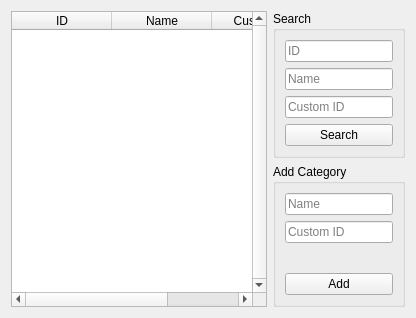
              <widget class="QWidget" name="cats_tab">
               <attribute name="title">
                <string>Categories</string>
               </attribute>
               <layout class="QHBoxLayout" name="horizontalLayout_25">
                <item>
                 <widget class="QTableWidget" name="cats_table">
                  <property name="verticalScrollBarPolicy">
                   <enum>Qt::ScrollBarAlwaysOn</enum>
                  </property>
                  <property name="selectionMode">
                   <enum>QAbstractItemView::SingleSelection</enum>
                  </property>
                  <property name="selectionBehavior">
                   <enum>QAbstractItemView::SelectRows</enum>
                  </property>
                  <property name="verticalScrollMode">
                   <enum>QAbstractItemView::ScrollPerItem</enum>
                  </property>
                  <column>
                   <property name="text">
                    <string>ID</string>
                   </property>
                  </column>
                  <column>
                   <property name="text">
                    <string>Name</string>
                   </property>
                  </column>
                  <column>
                   <property name="text">
                    <string>Custom ID</string>
                   </property>
                  </column>
                 </widget>
                </item>
                <item>
                 <layout class="QVBoxLayout" name="verticalLayout_22">
                  <item>
                   <widget class="QGroupBox" name="groupBox_8">
                    <property name="title">
                     <string>Search</string>
                    </property>
                    <layout class="QVBoxLayout" name="verticalLayout_21">
                     <item>
                      <widget class="QLineEdit" name="cat_search_id">
                       <property name="placeholderText">
                        <string>ID</string>
                       </property>
                      </widget>
                     </item>
                     <item>
                      <widget class="QLineEdit" name="cat_search_name">
                       <property name="placeholderText">
                        <string>Name</string>
                       </property>
                      </widget>
                     </item>
                     <item>
                      <widget class="QLineEdit" name="cat_search_custom_id">
                       <property name="placeholderText">
                        <string>Custom ID</string>
                       </property>
                      </widget>
                     </item>
                     <item>
                      <widget class="QPushButton" name="cat_search_btn">
                       <property name="text">
                        <string>Search</string>
                       </property>
                       <property name="autoDefault">
                        <bool>true</bool>
                       </property>
                      </widget>
                     </item>
                    </layout>
                   </widget>
                  </item>
                  <item>
                   <widget class="QGroupBox" name="groupBox_12">
                    <property name="title">
                     <string>Add Category</string>
                    </property>
                    <layout class="QVBoxLayout" name="verticalLayout_20">
                     <item>
                      <widget class="QLineEdit" name="cat_add_name">
                       <property name="placeholderText">
                        <string>Name</string>
                       </property>
                      </widget>
                     </item>
                     <item>
                      <widget class="QLineEdit" name="cat_add_custom_id">
                       <property name="placeholderText">
                        <string>Custom ID</string>
                       </property>
                      </widget>
                     </item>
                     <item>
                      <widget class="QLabel" name="cat_add_error">
                       <property name="font">
                        <font>
                         <pointsize>12</pointsize>
                         <weight>75</weight>
                         <bold>true</bold>
                        </font>
                       </property>
                       <property name="styleSheet">
                        <string notr="true">QLabel {
color:rgb(255, 0, 0);
}</string>
                       </property>
                       <property name="text">
                        <string/>
                       </property>
                       <property name="textFormat">
                        <enum>Qt::RichText</enum>
                       </property>
                       <property name="alignment">
                        <set>Qt::AlignCenter</set>
                       </property>
                       <property name="wordWrap">
                        <bool>true</bool>
                       </property>
                      </widget>
                     </item>
                     <item>
                      <widget class="QPushButton" name="cat_add_btn">
                       <property name="text">
                        <string>Add</string>
                       </property>
                       <property name="autoDefault">
                        <bool>true</bool>
                       </property>
                      </widget>
                     </item>
                    </layout>
                   </widget>
                  </item>
                 </layout>
                </item>
               </layout>
              </widget>
